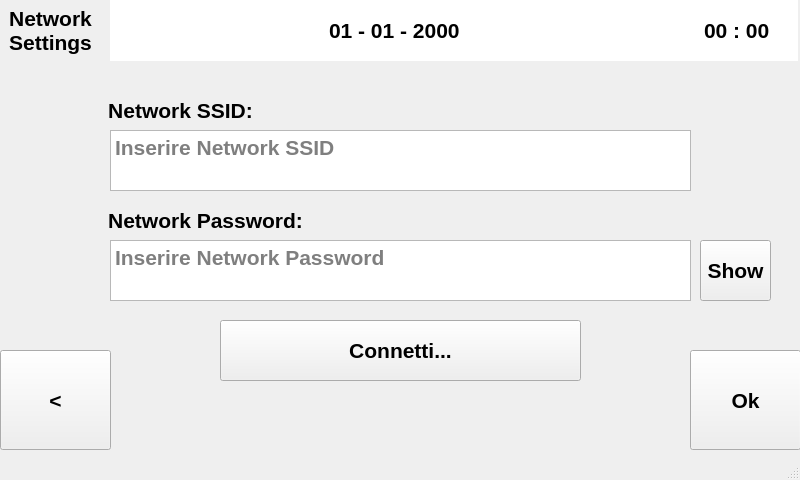
<?xml version="1.0" encoding="UTF-8"?>
<ui version="4.0">
 <class>networkSettingsWindow</class>
 <widget class="QMainWindow" name="networkSettingsWindow">
  <property name="geometry">
   <rect>
    <x>0</x>
    <y>0</y>
    <width>800</width>
    <height>480</height>
   </rect>
  </property>
  <property name="windowTitle">
   <string>MainWindow</string>
  </property>
  <widget class="QWidget" name="centralwidget">
   <widget class="QDateEdit" name="dateEdit">
    <property name="geometry">
     <rect>
      <x>110</x>
      <y>0</y>
      <width>571</width>
      <height>61</height>
     </rect>
    </property>
    <property name="font">
     <font>
      <pointsize>16</pointsize>
      <weight>75</weight>
      <bold>true</bold>
      <kerning>true</kerning>
     </font>
    </property>
    <property name="inputMethodHints">
     <set>Qt::ImhDate</set>
    </property>
    <property name="wrapping">
     <bool>false</bool>
    </property>
    <property name="frame">
     <bool>false</bool>
    </property>
    <property name="alignment">
     <set>Qt::AlignCenter</set>
    </property>
    <property name="readOnly">
     <bool>true</bool>
    </property>
    <property name="buttonSymbols">
     <enum>QAbstractSpinBox::NoButtons</enum>
    </property>
    <property name="displayFormat">
     <string>dd - MM - yyyy</string>
    </property>
   </widget>
   <widget class="QPlainTextEdit" name="PT_networkSSID">
    <property name="geometry">
     <rect>
      <x>110</x>
      <y>130</y>
      <width>581</width>
      <height>61</height>
     </rect>
    </property>
    <property name="font">
     <font>
      <pointsize>16</pointsize>
      <weight>75</weight>
      <bold>true</bold>
     </font>
    </property>
    <property name="verticalScrollBarPolicy">
     <enum>Qt::ScrollBarAlwaysOff</enum>
    </property>
    <property name="sizeAdjustPolicy">
     <enum>QAbstractScrollArea::AdjustIgnored</enum>
    </property>
    <property name="overwriteMode">
     <bool>true</bool>
    </property>
    <property name="placeholderText">
     <string>Inserire Network SSID</string>
    </property>
   </widget>
   <widget class="QTimeEdit" name="timeEdit">
    <property name="geometry">
     <rect>
      <x>677</x>
      <y>0</y>
      <width>121</width>
      <height>61</height>
     </rect>
    </property>
    <property name="font">
     <font>
      <pointsize>16</pointsize>
      <weight>75</weight>
      <bold>true</bold>
      <kerning>true</kerning>
     </font>
    </property>
    <property name="wrapping">
     <bool>false</bool>
    </property>
    <property name="frame">
     <bool>false</bool>
    </property>
    <property name="alignment">
     <set>Qt::AlignCenter</set>
    </property>
    <property name="readOnly">
     <bool>true</bool>
    </property>
    <property name="buttonSymbols">
     <enum>QAbstractSpinBox::NoButtons</enum>
    </property>
    <property name="displayFormat">
     <string>HH : mm</string>
    </property>
   </widget>
   <widget class="QPushButton" name="PB_ok">
    <property name="geometry">
     <rect>
      <x>690</x>
      <y>350</y>
      <width>111</width>
      <height>100</height>
     </rect>
    </property>
    <property name="font">
     <font>
      <pointsize>16</pointsize>
      <weight>75</weight>
      <bold>true</bold>
     </font>
    </property>
    <property name="text">
     <string>Ok</string>
    </property>
   </widget>
   <widget class="QPlainTextEdit" name="PT_networkPassword">
    <property name="geometry">
     <rect>
      <x>110</x>
      <y>240</y>
      <width>581</width>
      <height>61</height>
     </rect>
    </property>
    <property name="font">
     <font>
      <pointsize>16</pointsize>
      <weight>75</weight>
      <bold>true</bold>
     </font>
    </property>
    <property name="inputMethodHints">
     <set>Qt::ImhMultiLine|Qt::ImhSensitiveData</set>
    </property>
    <property name="verticalScrollBarPolicy">
     <enum>Qt::ScrollBarAlwaysOff</enum>
    </property>
    <property name="sizeAdjustPolicy">
     <enum>QAbstractScrollArea::AdjustIgnored</enum>
    </property>
    <property name="overwriteMode">
     <bool>true</bool>
    </property>
    <property name="placeholderText">
     <string>Inserire Network Password</string>
    </property>
   </widget>
   <widget class="QPushButton" name="PB_goBack">
    <property name="geometry">
     <rect>
      <x>0</x>
      <y>350</y>
      <width>111</width>
      <height>100</height>
     </rect>
    </property>
    <property name="font">
     <font>
      <pointsize>16</pointsize>
      <weight>75</weight>
      <bold>true</bold>
     </font>
    </property>
    <property name="text">
     <string>&lt;</string>
    </property>
   </widget>
   <widget class="QPushButton" name="PB_connect">
    <property name="geometry">
     <rect>
      <x>220</x>
      <y>320</y>
      <width>361</width>
      <height>61</height>
     </rect>
    </property>
    <property name="font">
     <font>
      <pointsize>16</pointsize>
      <weight>75</weight>
      <bold>true</bold>
     </font>
    </property>
    <property name="text">
     <string>Connetti...</string>
    </property>
   </widget>
   <widget class="QLabel" name="label_NetworkSettings">
    <property name="geometry">
     <rect>
      <x>-10</x>
      <y>0</y>
      <width>121</width>
      <height>61</height>
     </rect>
    </property>
    <property name="font">
     <font>
      <pointsize>16</pointsize>
      <weight>75</weight>
      <bold>true</bold>
     </font>
    </property>
    <property name="text">
     <string>Network
Settings</string>
    </property>
    <property name="alignment">
     <set>Qt::AlignCenter</set>
    </property>
   </widget>
   <widget class="QLabel" name="label_NetworkSSID">
    <property name="geometry">
     <rect>
      <x>100</x>
      <y>80</y>
      <width>161</width>
      <height>61</height>
     </rect>
    </property>
    <property name="font">
     <font>
      <pointsize>16</pointsize>
      <weight>75</weight>
      <bold>true</bold>
     </font>
    </property>
    <property name="text">
     <string>Network SSID:</string>
    </property>
    <property name="alignment">
     <set>Qt::AlignCenter</set>
    </property>
   </widget>
   <widget class="QLabel" name="label_NetworkPassword">
    <property name="geometry">
     <rect>
      <x>100</x>
      <y>190</y>
      <width>211</width>
      <height>61</height>
     </rect>
    </property>
    <property name="font">
     <font>
      <pointsize>16</pointsize>
      <weight>75</weight>
      <bold>true</bold>
     </font>
    </property>
    <property name="text">
     <string>Network Password:</string>
    </property>
    <property name="alignment">
     <set>Qt::AlignCenter</set>
    </property>
   </widget>
   <widget class="QPushButton" name="PB_showPassword">
    <property name="geometry">
     <rect>
      <x>700</x>
      <y>240</y>
      <width>71</width>
      <height>61</height>
     </rect>
    </property>
    <property name="font">
     <font>
      <pointsize>16</pointsize>
      <weight>75</weight>
      <bold>true</bold>
     </font>
    </property>
    <property name="text">
     <string>Show</string>
    </property>
   </widget>
  </widget>
  <widget class="QStatusBar" name="statusbar"/>
 </widget>
 <resources/>
 <connections/>
</ui>
